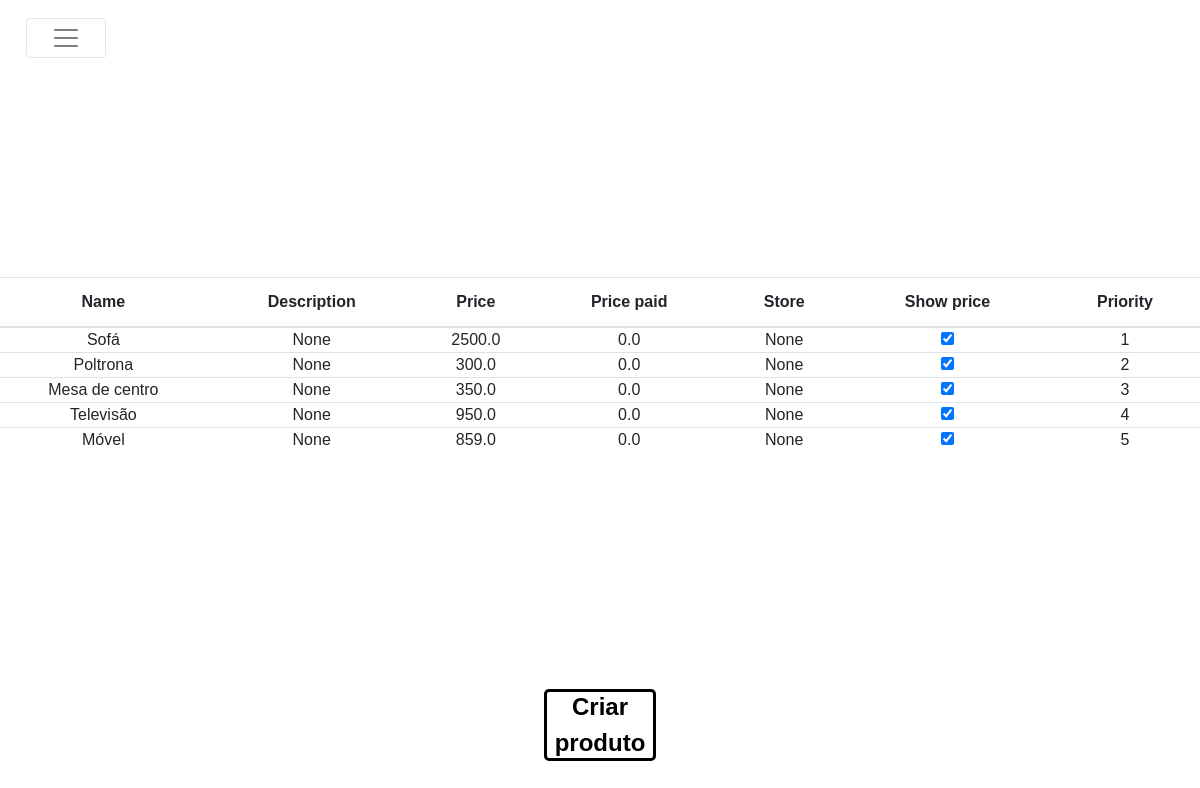
/edit/products, run on the app's committed database.
### margaridaealberto/models/products.py (models this page shows, shortened)
class Product(db.Model ,model.Model,model.Base):
    __tablename__ = 'products'
    __table_args__ = {'extend_existing': True}
    id = Column(Integer, primary_key=True)
    name = Column(String(80), unique=True, nullable=False)
    description = Column(Text)
    price = Column(Float)
    price_paid = Column(Float, default= 0.0)
    store = Column(Text)
    show_price = Column(Boolean, default=True)
    priority = Column(Integer, default=10)
    images = relationship('ProductImage', back_populates="product")
    contributions = relationship('Contribution', back_populates="product")

### margaridaealberto/modules/edit.py (the view)
@bp.route('/products', methods=('GET', 'POST'))
def products():
    products = Product.query.all()
    return render_template('edit/products.html',products=products)

### margaridaealberto/templates/edit/products.html (shortened to what this page needs)
{% extends 'layout.html' %}
{% block content %}
<div class="product_background">
<table class="table">
    <thead>
        <tr>
            <th>Name</th>
            <th>Description</th>
            <th>Price</th>
            <th>Price paid</th>
            <th>Store</th>
            <th>Show price</th>
            <th>Priority</th>
        </tr>
    </thead>
    <tbody>
        {% for product in products %}
            <tr>
                <td class="no_padding"><a href="{{url_for('edit.product',product_id=product.id)}}">{{product.name}}</a></td>
                <td class="no_padding">{{product.description}}</td>
                <td class="no_padding">{{product.price}}</td>
                <td class="no_padding">{{product.price_paid}}</td>
                <td class="no_padding">{{product.store}}</td>
                <td class="no_padding"><input type="checkbox" value="0" {{ "checked" if product.show_price }}></td>
                <td class="no_padding">{{product.priority}}</td>
            </tr>
        {% endfor %}
    </tbody>
</table>
{% set url = url_for('create.product') %}
<button class="rsvp_button" data-url="{{url}}" onclick="redirectTo(this)"> Criar produto </button>
</div>
{% endblock %}

### margaridaealberto/static/style/styles.css (style rules this page uses)
a, a:hover, a:focus, a:active { text-decoration: none; color: inherit; }
body, html { margin: 0; overflow-x: auto; text-align: center; height: 100%; width: 100%; font-family: 'Trebuchet MS', sans-serif; }
.product_background { box-shadow: inset 0 0 0 1000px rgb(255 255 255 / 74%); min-height:100%; background-attachment: fixed; background-repeat: no-repeat!important; background-size: cover!important; display: flex; justify-content: center; flex-wrap: wrap; padding-top: 6rem; flex-direction: row; align-items: center; }
button { color: #000000; background-color: #ece7e700; border: 0.2rem solid #000000; border-radius:5px; font-size: 1rem; font-weight: 600; padding: 0; width: 120px; margin: 10px 10px; transition: .5s!important; height: 2.5rem; width: 5rem; display: flex; justify-content: center; align-items: center; }
.rsvp_button { height: 4.5rem; width: 7rem; font-size: 1.5rem; }
.no_padding { padding: 0!important; }

### data on the page
Product: name "Sofá", description "None", price "2500.0", price_paid "0.0", store "None", priority "1"
Product: name "Poltrona", description "None", price "300.0", price_paid "0.0", store "None", priority "2"
Product: name "Mesa de centro", description "None", price "350.0", price_paid "0.0", store "None", priority "3"
Product: name "Televisão", description "None", price "950.0", price_paid "0.0", store "None", priority "4"
Product: name "Móvel", description "None", price "859.0", price_paid "0.0", store "None", priority "5"
